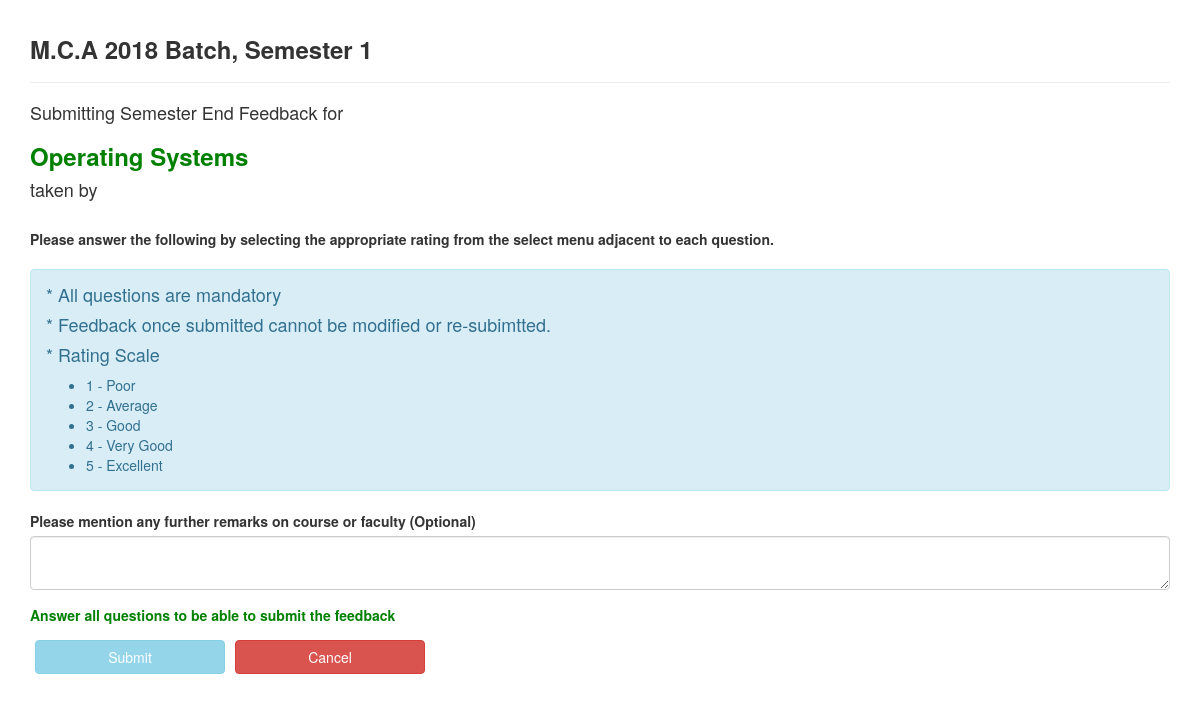
Page /feedback?offering_id=1 (signed in) on the earlier database version.
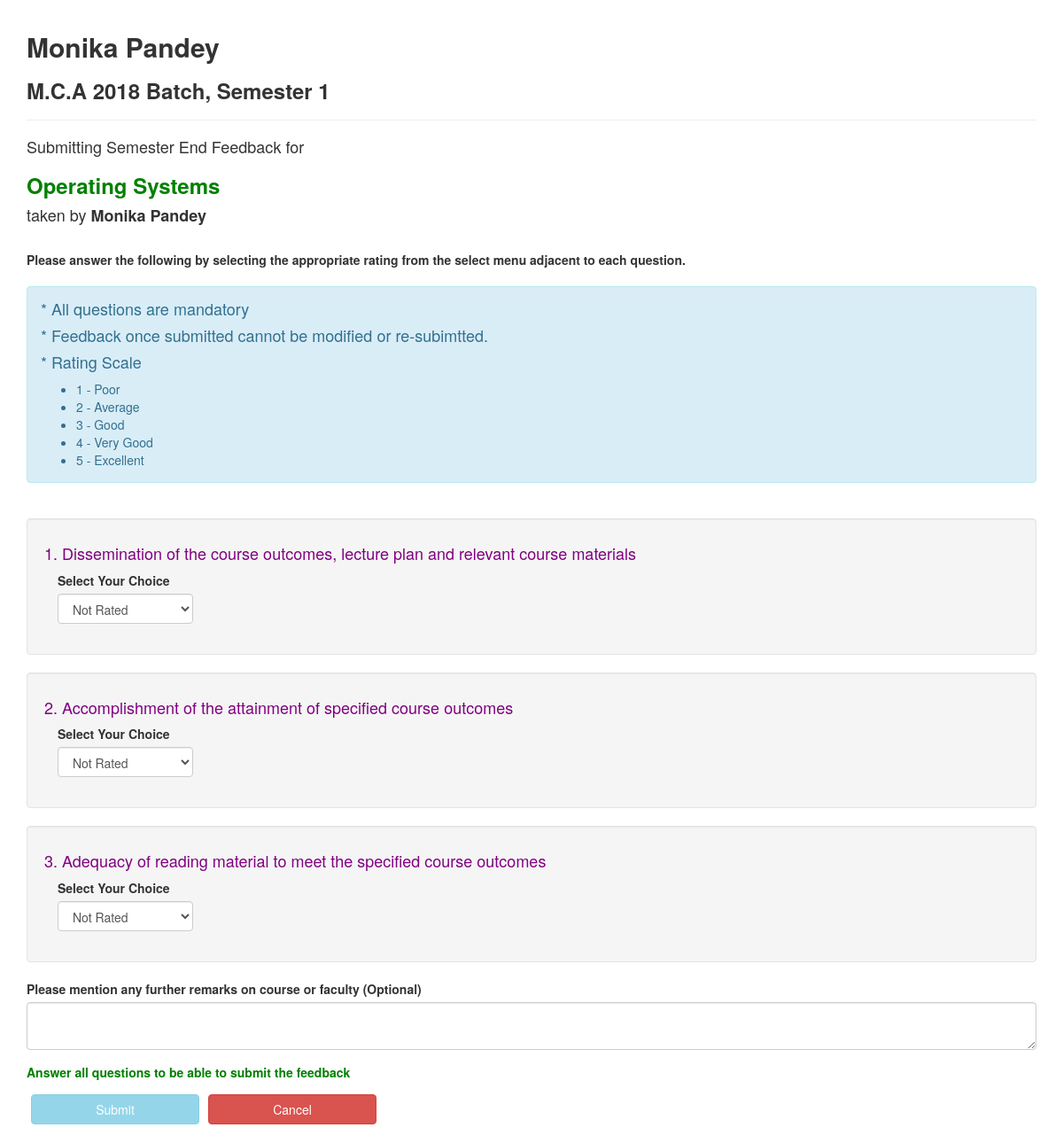
Same page on the later database version.
### feedback/models.py (models this page shows, shortened)
class PaperOffering(models.Model):
	course = models.ForeignKey('Course', related_name='offerings', on_delete=models.CASCADE)
	paper = models.ForeignKey('Paper', related_name='offerings', on_delete=models.CASCADE)
	semester = models.IntegerField() # Semester 1,2,...8
	year = models.IntegerField()  # To identify the batch eg. "2018"
	faculty = models.ForeignKey('User', related_name='teachings', blank=True, null=True, on_delete=models.SET_NULL)  # Who taught this paper under the given course

class Course(models.Model):
	title = models.CharField(max_length=200)  # MCA, BTECH CSE...
	duration = models.IntegerField()  # in years

class User(AbstractUser):
	isFaculty = models.BooleanField(default=False)
	profileImage = models.ImageField(null=True, blank=True, upload_to=helpers.PathAndRenameFile('profiles/images'))
	birthDate = models.DateField(blank=True, null=True)
	gender = models.CharField(blank=True, null=True, max_length=10)
	contact = models.CharField(blank=True, null=True, max_length=15, unique=True)
	email = models.EmailField(unique=True, max_length=255, verbose_name="Email Address")
	course = models.ForeignKey('Course', related_name='students', blank=True, null=True, on_delete=models.SET_NULL)
	startYear = models.IntegerField(default=2018)  # To identify the batch to which the student belongs for eg. "2017"-2020 for a 3 year course
	def get_semester(self):
		user = self
		now = datetime.datetime.now()
		curr_year = int(now.strftime("%Y"))
		year_diff = curr_year - user.startYear
		curr_month = int(now.strftime("%m"))
		if 12 >= curr_month >= 7:
			return 2 * year_diff + 1
		else:
			return 2 * year_diff + 2

class Paper(models.Model):
	kindChoices = (
		('lab', 'Lab'),
		('theory', 'Theory')
	)
	title = models.CharField(max_length=200)  # DS, algo, ...
	kind = models.CharField(max_length=20, choices=kindChoices)

class FeedbackQuestion(models.Model):
	kindChoices = (
		('lab', 'Lab'),
		('theory', 'Theory')
	)
	sNo = models.IntegerField(default=0)  # to decide order of questions, default is 0 i.e. first priority
	questionText = models.TextField()
	kind = models.CharField(max_length=20, choices=kindChoices)

### feedback/views.py (the view, shortened to what this page needs)
# urls.py: url(r'^feedback', views.user_feedback),
@login_required()
def user_feedback(request):
	if request.method == 'GET':
		offering_id = request.GET.get("offering_id", 0)
		try:
			paper_offering = PaperOffering.objects.get(pk=offering_id)
			questions = FeedbackQuestion.objects.filter(kind=paper_offering.paper.kind)
			context = {
				'paper_offering': paper_offering,
				'questions': questions,
			}
			return render(request, 'feedback/user_feedback.html', context)
		except PaperOffering.DoesNotExist:
			return redirect("/")

### templates/feedback/user_feedback.html (shortened to what this page needs)
{% extends 'feedback/base.html' %}
{% block content %}
    <h4>Submitting Semester End Feedback for </h4>
    <h3 style="color:green"><b>{{ paper_offering.paper.title }}</b></h3>
    <h4>taken by <b>{{ paper_offering.faculty.first_name}}</b></h4>
    <br/>
    <b>Please answer the following by selecting the appropriate rating from the select menu adjacent to each question.</b>
    <br/><br/>
    <div class="alert alert-info">
    <h4>* All questions are mandatory</h4>
    <h4>* Feedback once submitted cannot be modified or re-subimtted.</h4>
    <h4>* Rating Scale</h4>
    <ul>
        <li>1 - Poor</li>
        <li>2 - Average</li>
        <li>3 - Good</li>
        <li>4 - Very Good</li>
        <li>5 - Excellent</li>
    </ul>
    </div>
    {% for question in questions %}
        <br>
        {% include 'partials/question.html' with question=question count=forloop.counter %}
    {% endfor %}
    <div class="form-group">
        <label>Please mention any further remarks on course or faculty (Optional)</label>
        <textarea class="remarks form-control"></textarea>
    </div>
    <p style="color:green" class="submitAllMsg"><b>Answer all questions to be able to submit the feedback</b></p>
    <button class="btn btn-info col-md-2 submitButton" style="margin: 5px;" onclick="submit()" disabled>Submit</button>
    <a href="/" class="btn btn-danger col-md-2" style="margin: 5px;">Cancel</a>
{% endblock %}

### templates/feedback/base.html (shortened to what this page needs)
{%load static %}
<html>
    <head>
        <link rel="stylesheet" href="{% static 'base_css.css' %}">
        <link rel="stylesheet" href="https://maxcdn.bootstrapcdn.com/bootstrap/3.3.7/css/bootstrap.min.css">
    </head>
    <body class="container" onload="ajaxSetup()">
        <h2><b>{{ request.user.first_name }}</b></h2>
        <h3><b>{{ paper_offering.course.title }} {{ request.user.startYear }} Batch, Semester {{ request.user.get_semester }} </b></h3>
        <hr>
        {% block content %}
        {% endblock %}
    </body>
</html>

### templates/partials/question.html (shortened to what this page needs)
<div class="question well col-md-12">
    <h4 style="color:purple">{{ count }}. {{ question.questionText }}</h4>
    <div class="form-group col-md-2">
        <label>Select Your Choice</label>
        <select class="rating form-control">
            <option value="">Not Rated</option>
        </select>
    </div>
</div>

Differences in the rows shown:
changed User: user.first_name (not shown) → "Monika Pandey"
changed through a linked row, PaperOffering "Operating Systems": faculty.first_name (not shown) → "Monika Pandey"
added FeedbackQuestion: count "1", questionText "Dissemination of the course outcomes, lecture plan and relevant course materials"
added FeedbackQuestion: count "2", questionText "Accomplishment of the attainment of specified course outcomes"
added FeedbackQuestion: count "3", questionText "Adequacy of reading material to meet the specified course outcomes"
